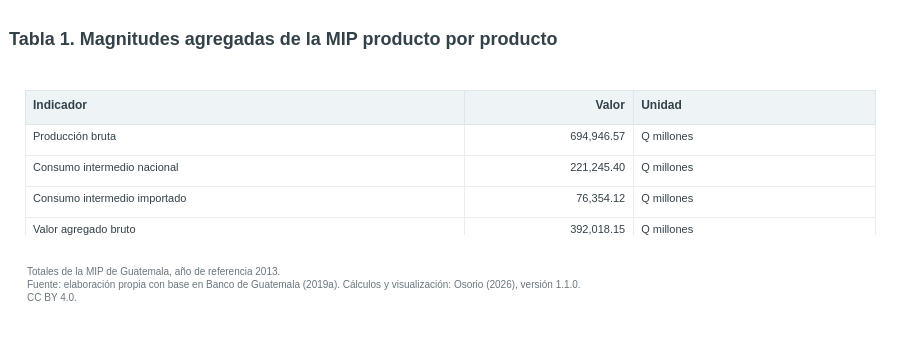
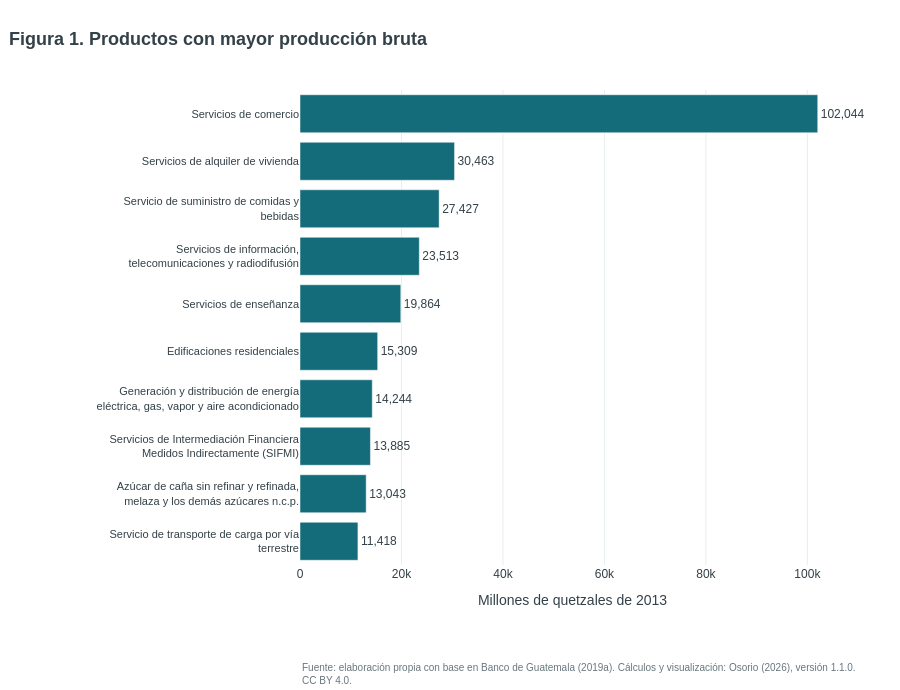
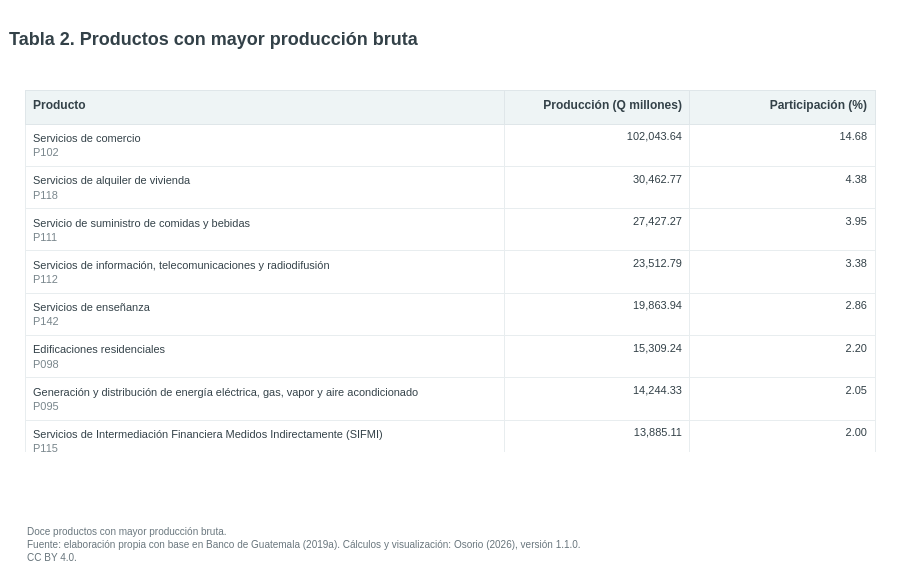

Notebook cell for these charts, in order:
### Markdown cell above
## 1. Escala y composición de la producción

El **valor bruto de la producción (VBP)** mide el valor total de los bienes y servicios producidos antes de descontar el consumo intermedio. El **valor agregado bruto (VAB)** recoge el valor generado por los factores productivos y los demás componentes primarios asociados con esa producción (Banco de Guatemala, 2019b; Comisión Europea et al., 2016).

La primera figura identifica los productos de mayor tamaño dentro de la MIP producto por producto. El gráfico utiliza nombres completos; el código aparece únicamente como referencia secundaria en la tabla.

### Code cell
#@title { display-mode: "form" }
produccion_total = float(x.sum())
consumo_domestico_total = float(Z_d.sum())
consumo_importado_total = float(Z_m.sum())
vab_total = float((coef_vab * x).sum())
empleo_total = float(puestos.sum())

mostrar_tabla_indicadores([
    ("Producción bruta", fmt_num(produccion_total, 2), "Q millones"),
    ("Consumo intermedio nacional", fmt_num(consumo_domestico_total, 2), "Q millones"),
    ("Consumo intermedio importado", fmt_num(consumo_importado_total, 2), "Q millones"),
    ("Valor agregado bruto", fmt_num(vab_total, 2), "Q millones"),
    ("Puestos de trabajo asociados", fmt_entero(empleo_total), "puestos"),
], "Tabla 1. Magnitudes agregadas de la MIP producto por producto", "Totales de la MIP de Guatemala, año de referencia 2013.")

tabla_produccion = produccion[["codigo", "producto", "produccion_precios_basicos"]].rename(
    columns={"produccion_precios_basicos": "produccion"}
)
tabla_produccion["participacion"] = 100 * tabla_produccion["produccion"] / produccion_total
principales_produccion = tabla_produccion.nlargest(12, "produccion")
fig = figura_produccion(principales_produccion.head(10))
mostrar_figura(fig, "Figura 1. Productos con mayor producción bruta")
mostrar_tabla_productos(
    principales_produccion,
    ["produccion", "participacion"],
    ["Producción (Q millones)", "Participación (%)"],
    [2, 2],
    "Tabla 2. Productos con mayor producción bruta",
    "Doce productos con mayor producción bruta.",
    12,
)

### Figure 1 — Plotly figure (JSON) as saved in the notebook; plotly's stock layout.template omitted (floating-point values rounded to 4 significant figures)
{"data": [{"cells": {"align": ["left", "right", "left"], "fill": {"color": "white"}, "font": {"color": "#334148", "size": 11}, "height": 31, "line": {"color": "#e8edef"}, "values": [["Producción bruta", "Consumo intermedio nacional", "Consumo intermedio importado", "Valor agregado bruto", "Puestos de trabajo asociados"], ["694,946.57", "221,245.40", "76,354.12", "392,018.15", "6,934,860"], ["Q millones", "Q millones", "Q millones", "Q millones", "puestos"]]}, "columnwidth": [3.0, 1.15, 1.65], "header": {"align": ["left", "right", "left"], "fill": {"color": "#eef4f5"}, "font": {"color": "#334148", "size": 12}, "height": 34, "line": {"color": "#dfe6e9"}, "values": ["<b>Indicador</b>", "<b>Valor</b>", "<b>Unidad</b>"]}, "type": "table"}], "layout": {"annotations": [{"align": "left", "font": {"color": "#69767d", "size": 10}, "showarrow": false, "text": "Totales de la MIP de Guatemala, año de referencia 2013.<br>Fuente: elaboración propia con base en Banco de Guatemala (2019a). Cálculos y visualización: Osorio (2026), versión 1.1.0.<br>CC BY 4.0.", "x": 0, "xanchor": "left", "xref": "paper", "y": -0.2, "yanchor": "top", "yref": "paper"}], "font": {"color": "#334148", "family": "Arial, sans-serif", "size": 12}, "height": 360, "hoverlabel": {"bgcolor": "white", "font": {"family": "Arial", "size": 12}}, "margin": {"b": 125, "l": 25, "r": 25, "t": 90}, "paper_bgcolor": "white", "plot_bgcolor": "white", "title": {"font": {"size": 18}, "text": "<b>Tabla 1. Magnitudes agregadas de la MIP producto por producto</b>", "x": 0.01, "xanchor": "left"}}}

### Figure 2 — Plotly figure (JSON) as saved in the notebook; plotly's stock layout.template omitted (floating-point values rounded to 4 significant figures)
{"data": [{"cliponaxis": false, "customdata": [["Servicio de transporte de carga por vía terrestre", "P105"], ["Azúcar de caña sin refinar y refinada, melaza y los demás azúcares n.c.p.", "P052"], ["Servicios de Intermediación Financiera Medidos Indirectamente (SIFMI)", "P115"], ["Generación y distribución de energía eléctrica, gas, vapor y aire acondicionado", "P095"], ["Edificaciones residenciales", "P098"], ["Servicios de enseñanza", "P142"], ["Servicios de información, telecomunicaciones y radiodifusión", "P112"], ["Servicio de suministro de comidas y bebidas", "P111"], ["Servicios de alquiler de vivienda", "P118"], ["Servicios de comercio", "P102"]], "hovertemplate": "<b>%{customdata[0]}</b><br>Código: %{customdata[1]}<br>Producción bruta: Q %{x:,.2f} millones<extra></extra>", "marker": {"color": "#146c7a"}, "orientation": "h", "text": ["11,418", "13,043", "13,885", "14,244", "15,309", "19,864", "23,513", "27,427", "30,463", "102,044"], "textposition": "outside", "type": "bar", "x": [11420.0, 13040.0, 13890.0, 14240.0, 15310.0, 19860.0, 23510.0, 27430.0, 30460.0, 102000.0], "y": ["Servicio de transporte de carga por vía<br>terrestre", "Azúcar de caña sin refinar y refinada,<br>melaza y los demás azúcares n.c.p.", "Servicios de Intermediación Financiera<br>Medidos Indirectamente (SIFMI)", "Generación y distribución de energía<br>eléctrica, gas, vapor y aire acondicionado", "Edificaciones residenciales", "Servicios de enseñanza", "Servicios de información,<br>telecomunicaciones y radiodifusión", "Servicio de suministro de comidas y<br>bebidas", "Servicios de alquiler de vivienda", "Servicios de comercio"]}], "layout": {"annotations": [{"align": "left", "font": {"color": "#69767d", "size": 10}, "showarrow": false, "text": "Fuente: elaboración propia con base en Banco de Guatemala (2019a). Cálculos y visualización: Osorio (2026), versión 1.1.0.<br>CC BY 4.0.", "x": 0, "xanchor": "left", "xref": "paper", "y": -0.2, "yanchor": "top", "yref": "paper"}], "font": {"color": "#334148", "family": "Arial, sans-serif", "size": 12}, "height": 690, "hoverlabel": {"bgcolor": "white", "font": {"family": "Arial", "size": 12}}, "margin": {"b": 125, "l": 300, "r": 55, "t": 90}, "paper_bgcolor": "white", "plot_bgcolor": "white", "title": {"font": {"size": 18}, "text": "<b>Figura 1. Productos con mayor producción bruta</b>", "x": 0.01, "xanchor": "left"}, "xaxis": {"gridcolor": "#e8edef", "title": {"text": "Millones de quetzales de 2013"}, "zeroline": false}, "yaxis": {"automargin": true, "tickfont": {"size": 11}}}}

### Figure 3 — Plotly figure (JSON) as saved in the notebook; plotly's stock layout.template omitted (floating-point values rounded to 4 significant figures)
{"data": [{"cells": {"align": ["left", "right", "right"], "fill": {"color": "white"}, "font": {"color": "#334148", "size": 11}, "height": 31, "line": {"color": "#e8edef"}, "values": [["Servicios de comercio<br><span style='color:#7a878d'>P102</span>", "Servicios de alquiler de vivienda<br><span style='color:#7a878d'>P118</span>", "Servicio de suministro de comidas y bebidas<br><span style='color:#7a878d'>P111</span>", "Servicios de información, telecomunicaciones y radiodifusión<br><span style='color:#7a878d'>P112</span>", "Servicios de enseñanza<br><span style='color:#7a878d'>P142</span>", "Edificaciones residenciales<br><span style='color:#7a878d'>P098</span>", "Generación y distribución de energía eléctrica, gas, vapor y aire acondicionado<br><span style='color:#7a878d'>P095</span>", "Servicios de Intermediación Financiera Medidos Indirectamente (SIFMI)<br><span style='color:#7a878d'>P115</span>", "Azúcar de caña sin refinar y refinada, melaza y los demás azúcares n.c.p.<br><span style='color:#7a878d'>P052</span>", "Servicio de transporte de carga por vía terrestre<br><span style='color:#7a878d'>P105</span>", "Obras de ingeniería civil<br><span style='color:#7a878d'>P100</span>", "Otros servicios inmobiliarios, excepto alquiler de vivienda<br><span style='color:#7a878d'>P119</span>"], ["102,043.64", "30,462.77", "27,427.27", "23,512.79", "19,863.94", "15,309.24", "14,244.33", "13,885.11", "13,042.76", "11,417.86", "11,112.92", "10,648.62"], ["14.68", "4.38", "3.95", "3.38", "2.86", "2.20", "2.05", "2.00", "1.88", "1.64", "1.60", "1.53"]]}, "columnwidth": [3.5, 1.35, 1.35], "header": {"align": ["left", "right", "right"], "fill": {"color": "#eef4f5"}, "font": {"color": "#334148", "size": 12}, "height": 34, "line": {"color": "#dfe6e9"}, "values": ["<b>Producto</b>", "<b>Producción (Q millones)</b>", "<b>Participación (%)</b>"]}, "type": "table"}], "layout": {"annotations": [{"align": "left", "font": {"color": "#69767d", "size": 10}, "showarrow": false, "text": "Doce productos con mayor producción bruta.<br>Fuente: elaboración propia con base en Banco de Guatemala (2019a). Cálculos y visualización: Osorio (2026), versión 1.1.0.<br>CC BY 4.0.", "x": 0, "xanchor": "left", "xref": "paper", "y": -0.2, "yanchor": "top", "yref": "paper"}], "font": {"color": "#334148", "family": "Arial, sans-serif", "size": 12}, "height": 577, "hoverlabel": {"bgcolor": "white", "font": {"family": "Arial", "size": 12}}, "margin": {"b": 125, "l": 25, "r": 25, "t": 90}, "paper_bgcolor": "white", "plot_bgcolor": "white", "title": {"font": {"size": 18}, "text": "<b>Tabla 2. Productos con mayor producción bruta</b>", "x": 0.01, "xanchor": "left"}}}
